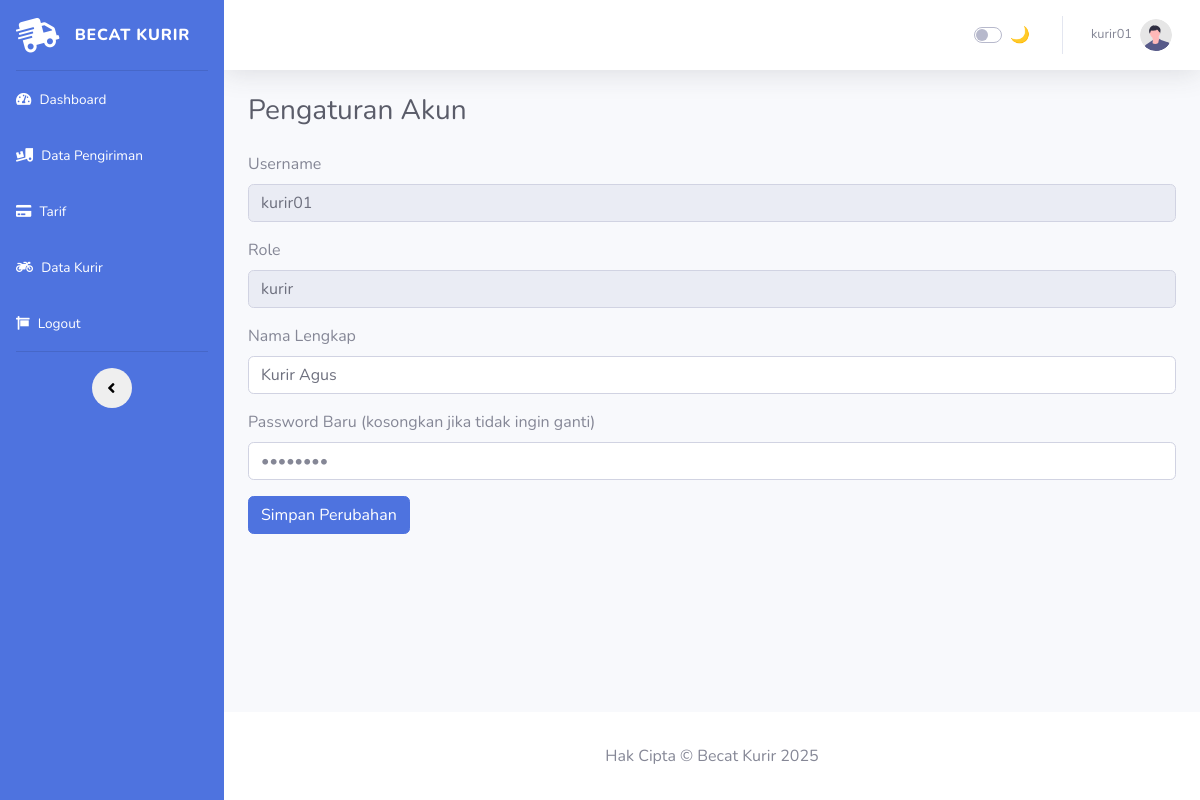
The app's page /admin-kurir/pengaturan.php (signed in) with its own data.
### tables this page shows
CREATE TABLE `tbl_user` (
  `id_user` int NOT NULL,
  `username` varchar(20) DEFAULT NULL,
  `password` varchar(50) DEFAULT NULL,
  `role` enum('admin','kurir','user') NOT NULL DEFAULT 'user',
  `nama` varchar(30) DEFAULT NULL
);

### admin-kurir/pengaturan.php (the view, shortened to what this page needs)
<?php
include 'config/koneksi.php';
$id_user = $_SESSION['id_user'];
$query = mysqli_query($conn, "SELECT * FROM tbl_user WHERE id_user = $id_user");
$data = mysqli_fetch_assoc($query);
?>
<!DOCTYPE html>
<html lang="id">
<?php include 'head.php'; ?>
<body id="page-top">
<div id="wrapper">
  <?php include 'sidebar.php'; ?>
  <div id="content-wrapper" class="d-flex flex-column">
    <div id="content">
      <?php include 'navbar.php'; ?>
      <div class="container-fluid">
        <h1 class="h3 mb-4 text-gray-800">Pengaturan Akun</h1>
        <form method="post">
          <div class="form-group">
            <label>Username</label>
            <input type="text" class="form-control" value="<?= htmlspecialchars($data['username']) ?>" readonly>
          </div>
          <div class="form-group">
            <label>Role</label>
            <input type="text" class="form-control" value="<?= htmlspecialchars($data['role']) ?>" readonly>
          </div>
          <div class="form-group">
            <label>Nama Lengkap</label>
            <input type="text" name="nama" class="form-control" value="<?= htmlspecialchars($data['nama']) ?>" required>
          </div>
          <div class="form-group">
            <label>Password Baru (kosongkan jika tidak ingin ganti)</label>
            <input type="password" name="password" class="form-control" placeholder="••••••••">
          </div>
          <button type="submit" class="btn btn-primary">Simpan Perubahan</button>
        </form>
      </div>
    </div>
    <?php include 'footer.php'; ?>
  </div>
</div>
</body>
</html>

### records on screen
tbl_user: username "kurir01", role "kurir", nama "Kurir Agus"

### other values on screen
$_SESSION['username'] "kurir01"
